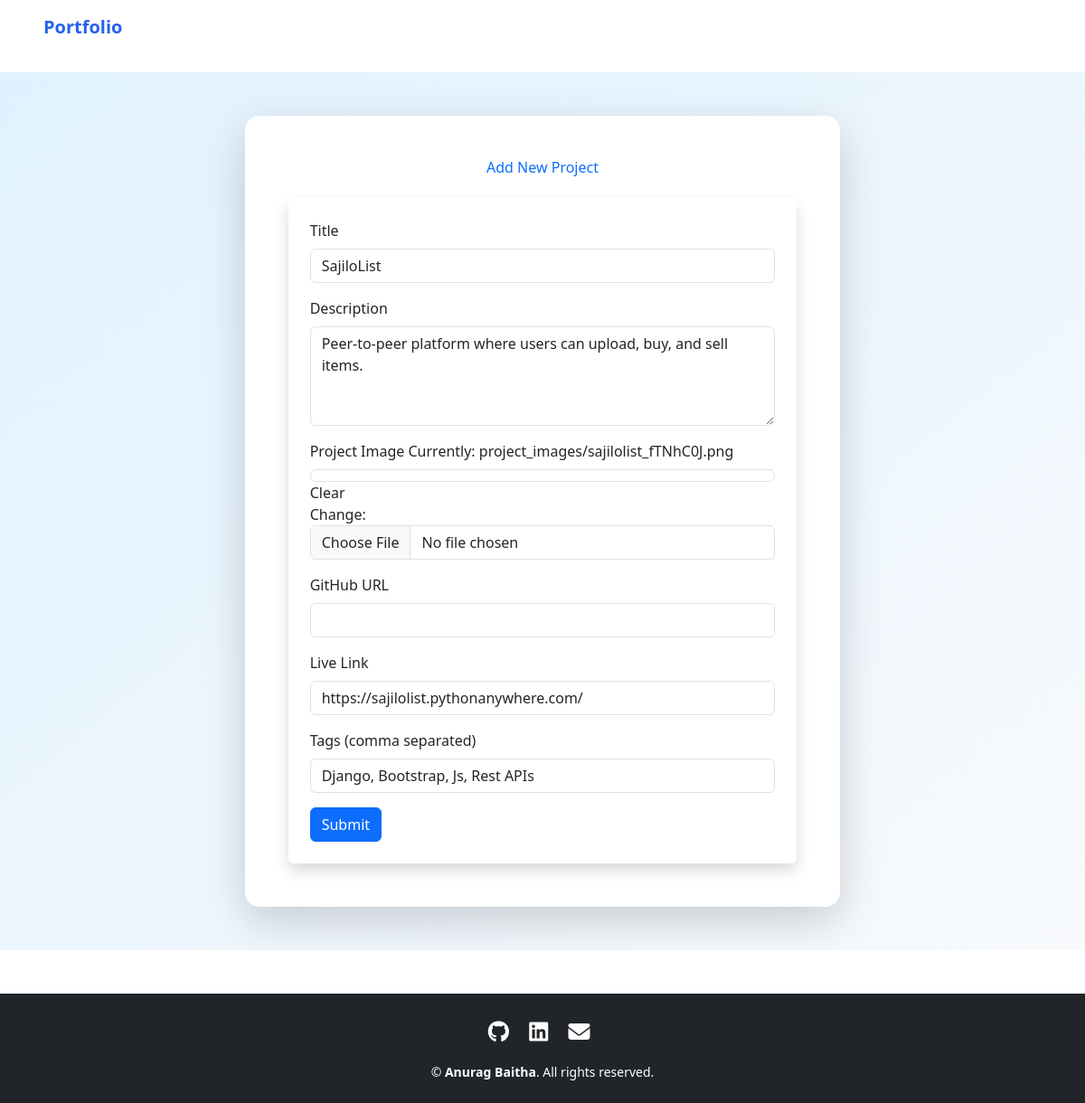
The app's page /update/5/ with its own data.
### Mainapp/models.py (models this page shows, shortened)
class Project(models.Model):
    title = models.CharField(max_length=100)
    description = models.TextField()
    image = models.ImageField(upload_to='project_images/', blank=True, null=True)
    github_url = models.URLField(blank=True, null=True)
    link = models.URLField(blank=True, null=True)
    tags = models.CharField(max_length=255, blank=True)

### Mainapp/views.py (the view)
# urls.py: path('update/<int:pk>/', views.update_project, name='update_project'),
def update_project(request, pk):
    project = get_object_or_404(Project, pk=pk)
    if request.method == 'POST':
        form = ProjectForm(request.POST, request.FILES, instance=project)
        if form.is_valid():
            form.save()
            return redirect('home')
    else:
        form = ProjectForm(instance=project)
    return render(request, 'update_project.html', {'form': form, 'project': project})

### Mainapp/forms.py
class ProjectForm(forms.ModelForm):
    class Meta:
        model = Project
        fields = ['title', 'description', 'image', 'github_url', 'link', 'tags']
        widgets = {
            'description': forms.Textarea(attrs={'rows': 4}),
            'tags': forms.TextInput(attrs={'placeholder': 'e.g. Django, Bootstrap, API'}),
        }

### Mainapp/templates/update_project.html (shortened to what this page needs)
{% extends 'base.html' %}
{% block content %}
<div class="py-5" style="background: linear-gradient(to bottom right, #e0f2ff, #f8fafc); min-height: 100vh;">
  <div class="container">
    <div class="row justify-content-center">
      <div class="col-md-8">
        <div class="card shadow-lg border-0 rounded-4">
          <div class="card-body p-5">
            <h2 class="text-center mb-4 text-primary">Add New Project</h2>
            <form method="POST" enctype="multipart/form-data" class="bg-white p-4 rounded shadow">
                <div class="mb-3">
                    <label for="id_title" class="form-label">Title</label>
                    {{ form.title }}
                </div>
                <div class="mb-3">
                    <label for="id_description" class="form-label">Description</label>
                    {{ form.description }}
                </div>
                <div class="mb-3">
                    <label for="id_image" class="form-label">Project Image</label>
                    {{ form.image }}
                </div>
                <div class="mb-3">
                    <label for="id_github_url" class="form-label">GitHub URL</label>
                    {{ form.github_url }}
                </div>
                <div class="mb-3">
                    <label for="id_link" class="form-label">Live Link</label>
                    {{ form.link }}
                </div>
                <div class="mb-3">
                    <label for="id_tags" class="form-label">Tags (comma separated)</label>
                    {{ form.tags }}
                </div>
                <button type="submit" class="btn btn-primary">Submit</button>
                </form>
          </div>
        </div>
      </div>
    </div>
  </div>
</div>
{% endblock %}

### records on screen
Project: title "SajiloList", description "Peer-to-peer platform where users can upload, buy, and sell items.", link "https://sajilolist.pythonanywhere.com/", tags "Django, Bootstrap, Js, Rest APIs"
